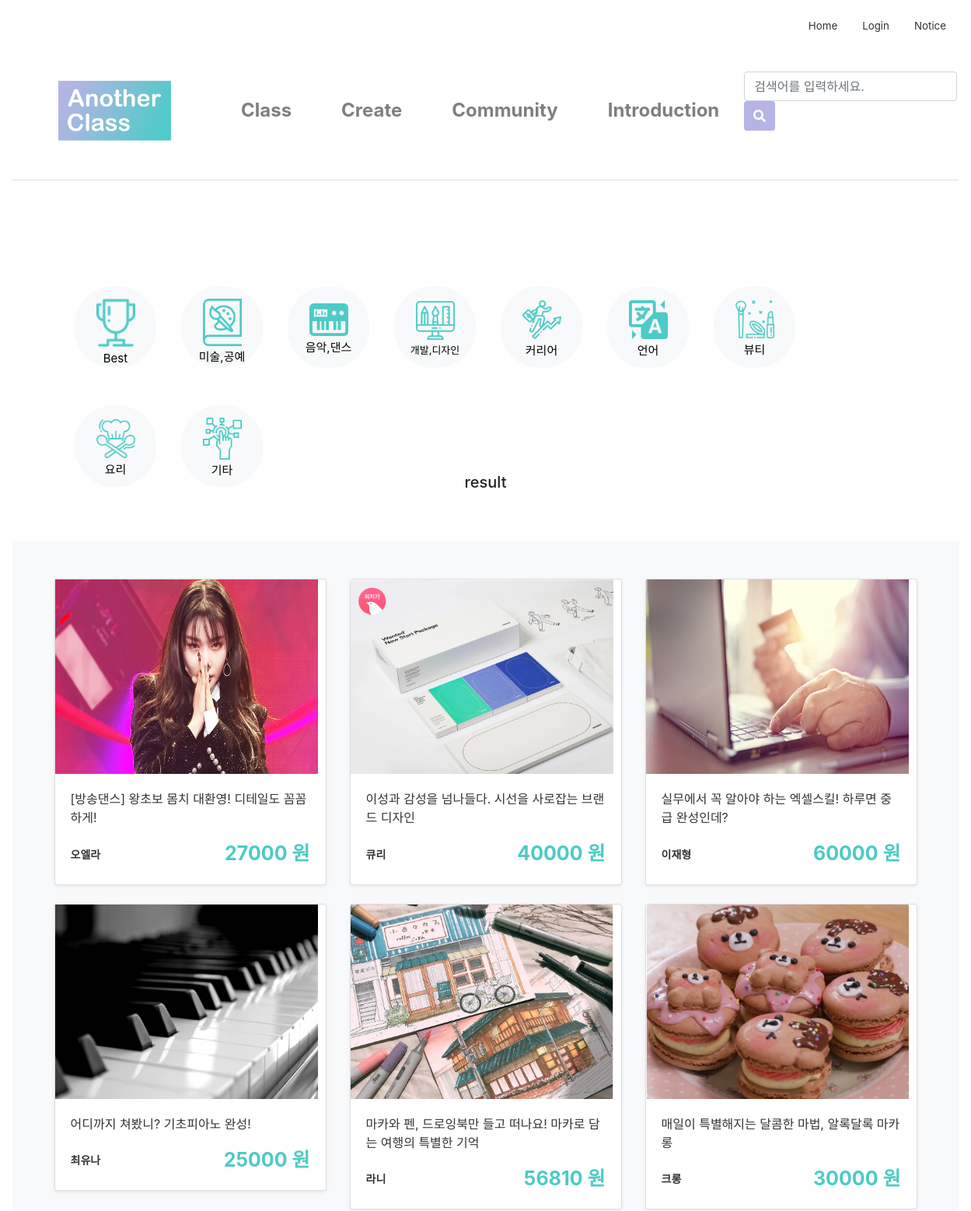
Before: /class/ (upper part) with the older database file.
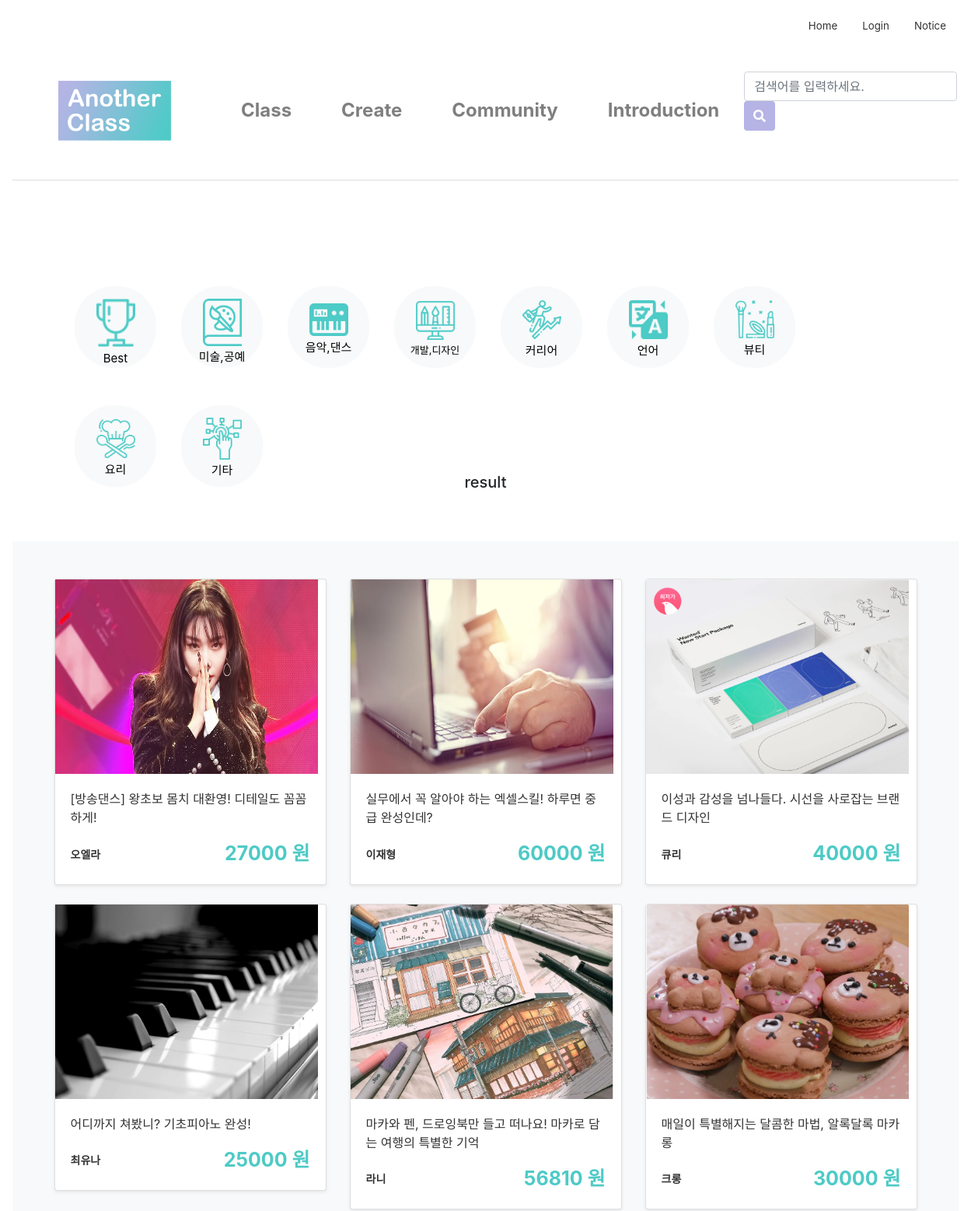
After: the same page with the newer database file.
### firstApp/models.py (models this page shows, shortened)
class Class(models.Model):
    author = models.ForeignKey(settings.AUTH_USER_MODEL, on_delete=models.CASCADE, default=1)
    title = models.CharField(max_length=50)
    tutor = models.CharField(max_length=10)
    tutor_photo = ProcessedImageField(upload_to="tutor", processors=[ResizeToFill(300,300)], default='')
    tutor_insta = models.CharField(null=True, blank=True, max_length=50, default='')
    tutor_blog = models.CharField(null=True, blank=True, max_length=50, default='')
    tutor_youtube = models.CharField(null=True, blank=True, max_length=50, default='')
    category = models.ForeignKey('firstApp.Category', on_delete=models.CASCADE, default=1, related_name='category')
    area = models.ForeignKey('firstApp.Area', on_delete=models.CASCADE, default=1)
    photo = ProcessedImageField(upload_to="class", processors=[ResizeToFill(600,450)], default='')
    body = RichTextUploadingField(default='')
    tutor_body = RichTextUploadingField(default='')
    price = models.PositiveIntegerField(null=True)
    time = models.PositiveIntegerField(null=True)
    level = models.ForeignKey('firstApp.Level', on_delete=models.CASCADE, default=1, related_name='level')
    mode = models.ForeignKey('firstApp.Mode', on_delete=models.CASCADE, default=1, related_name='mode')
    in_min = models.PositiveIntegerField(null=True, blank=True, default='1')
    in_max = models.PositiveIntegerField(null=True, blank=True, default='1')
    like_user = models.ManyToManyField(settings.AUTH_USER_MODEL, related_name='like_class')
    like_count = models.PositiveIntegerField(default=0)

### firstApp/views.py (the view)
# urls.py: path('class/', views.categoryselect, name='class'),
def categoryselect(request):
    cateId = request.GET.get('cateId', '')  # url의 쿼리스트링을 가져온다. 없는 경우 공백을 리턴한다
    if cateId == '':
        classes = Class.objects.all().order_by('-like_count')
    else:
        classes = Class.objects.filter(category=cateId)
    cate_list = Category.objects.all()
    return render(request, 'firstApp/categoryselect.html',
                  {'classes': classes, 'cate_list': cate_list, 'cateId': cateId})

### firstApp/templates/firstApp/categoryselect.html
{% extends 'firstApp/base.html' %}
{% load static %}
{% block upper_content %}
<link rel="stylesheet" href="{% static 'css/selectbox.css' %}">
<link rel="stylesheet" href="{% static 'css/catelist.css' %}">
<div class="catebar">
  <ul class="catelist">
    <li class="cateitem">
      <a class="nounderline" href="/class">
        <button type="button" class="btn btn-light btn-circle btn-xl">
          <div class="cateicon"><img class="icon" src="{% static 'image\icons8-trophy-64.png' %}"></div><div>Best</div>
        </button>
      </a>
    </li>
    <li class="cateitem">
      <a class="nounderline" href="/class?cateId=2">
        <button type="button" class="btn btn-light btn-circle btn-xl">
          <div class="cateicon"><img class="icon" src="{% static 'image\icons8-art-book-100.png' %}"></div><div>미술,공예</div>
        </button>
      </a>
    </li>
     <li class="cateitem">
      <a class="nounderline" href="/class?cateId=3">
        <button type="button" class="btn btn-light btn-circle btn-xl">
          <div class="cateicon"><img class="icon" src="{% static 'image\icons8-electronic-music-52.png' %}"></div><div>음악,댄스</div>
        </button>
      </a>
    </li>
    <li class="cateitem">
      <a class="nounderline" href="/class?cateId=4">
        <button type="button" class="btn btn-light btn-circle btn-xl">
          <div class="cateicon"><img class="icon" src="{% static 'image\design.png' %}"></div><div style="font-size:13px">개발,디자인</div>
        </button>
      </a>
    </li>
    <li class="cateitem">
      <a class="nounderline" href="/class?cateId=5">
        <button type="button" class="btn btn-light btn-circle btn-xl">
         <div class="cateicon"><img class="icon" src="{% static 'image\career.png' %}"></div><div>커리어</div>
        </button>
      </a>
    </li>
    <li class="cateitem">
      <a class="nounderline" href="/class?cateId=6">
        <button type="button" class="btn btn-light btn-circle btn-xl">
         <div class="cateicon"><img class="icon" src="{% static 'image\icons8-translation-52.png' %}"></div><div>언어</div>
        </button>
      </a>
    </li>
    <li class="cateitem">
      <a class="nounderline" href="/class?cateId=7">
        <button type="button" class="btn btn-light btn-circle btn-xl">
        <div class="cateicon"><img class="icon" src="{% static 'image\fashion.png' %}"></div><div>뷰티</div>
        </button>
      </a>
    </li>
     <li class="cateitem">
      <a class="nounderline" href="/class?cateId=8">
        <button type="button" class="btn btn-light btn-circle btn-xl">
         <div class="cateicon"><img class="icon" src="{% static 'image\cooking.png' %}"></div><div>요리</div>
        </button>
      </a>
    </li>
    <li class="cateitem">
      <a class="nounderline" href="/class?cateId=9">
        <button type="button" class="btn btn-light btn-circle btn-xl">
         <div class="cateicon"><img class="icon" src="{% static 'image\channel.png' %}"></div><div>기타</div>
        </button>
      </a>
    </li>
  </ul>
</div>
{% endblock upper_content%}
{% block content %}
    <h5>result</h5>
    <div class="album py-5 bg-light">
        <div class="container">
            <div class="row">
                {% for class in classes %}
          <div class="col-md-4">
            <a class="productdetail"
               href="{% url 'product' class.id %}">
              <div class="card mb-4 shadow-sm">
              <img src="{{class.photo.url}}" width="338px" height="250px">
              <div class="card-body">
                <p class="card-text">{{class.title}}</p>
                <div class="d-flex justify-content-between align-items-center">
                   <small class="tutor_name">{{class.tutor}}</small>
                    <span class="class_price">{{class.price}} 원</span>
                </div>
              </div>
              </div>
            </a>
          </div>
          {% endfor %}
            </div>
        </div>
    </div>
    {% endblock content %}

### firstApp/templates/firstApp/base.html (shortened to what this page needs)
{% load static %}
<link rel="stylesheet" href="https://stackpath.bootstrapcdn.com/bootstrap/4.4.1/css/bootstrap.min.css"
>
<link rel="stylesheet" href="{% static 'css/base.css' %}">
<link rel="stylesheet" href="{% static 'css/navbar_custom.css' %}">
<div class="inner">
  <nav class="nav nav-masthead justify-content-end">
    {% if user.is_active %}
    <a class="nav-link"><strong>{{user.username}}님 안녕하세요</strong></a>
    <a class="nav-link active" href="/">Home</a>
    <a class="nav-link" href="/logout">Logout</a>
    <a class="nav-link" href="#">Notice</a>
    <a class="nav-link" href="/mypage">Mypage</a>
    {% else %}
    <a class="nav-link active" href="/">Home</a>
    <a class="nav-link" href="/login">Login</a>
    <a class="nav-link" href="#">Notice</a>
    {% endif %}
  </nav>
</div>
<nav class="navbar navbar-expand-lg  navbar-light navbar-custom">
  <a class="navbar-brand" href="/main"><img src="{% static 'image\logo_1.png' %}" alt="Logo" style="width:230px;"></a>
  <div class="collapse navbar-collapse" id="navbarCollapse">
    <ul class="navbar-nav mr-auto">
      <li class="nav-item nav-item-custom">
        <a class="nav-link" href="/class_search">Class</a>
      </li>
      <li class="nav-item nav-item-custom">
        <a class="nav-link" href="/intro_createclass">Create</a>
      </li>
      <li class="nav-item nav-item-custom">
        <a class="nav-link" href="/community">Community</a>
      </li>
      <li class="nav-item nav-item-custom">
        <a class="nav-link" href="#">Introduction</a>
      </li>
    </ul>
    <form class="form-inline mt-2 mt-md-0" action="{% url 'searchResult' %}" method="get">
      <input class="form-control mr-sm-2" type="search" placeholder="검색어를 입력하세요." aria-label="Search" name="q">
      <button class="btn btn-primary my-2 my-sm-0" type="submit" style="height:38px">
        <i class="fas fa-search"></i>
      </button>
    </form>
  </div>
</nav>
<main role="main">
  {% block upper_content %}
  {% endblock upper_content%}
  {% block content %}
  {% endblock content%}
</main>

### firstApp/static/css/base.css (style rules this page uses)
.class_price { float:right; color:#4ECAC6; font-weight:bold; font-size:25px; }
.tutor_name { font-weight:bold; font-size:14px; }
.inner { font-size:10pt; }
.btn-primary, .btn-primary:active, .btn-primary:visited { background-color: #B6B3E5 !important; border:none !important; color:white !important; }
.btn-circle.btn-xl { width: 105px; height: 105px; padding: 10px 16px; border-radius: 50px; font-size: 15px; line-height: 1.33; }
.btn-circle { width: 30px; height: 30px; padding: 6px 0px; border-radius: 15px; text-align: center; font-size: 12px; color:black; line-height: 1.42857; }
h5 { text-align: center; margin: 3rem; padding:1rem; }
.nounderline { text-decoration: none !important; }

### firstApp/static/css/navbar_custom.css (style rules this page uses)
a { color:#333; }
.navbar { border-bottom: 0.1px solid rgb(219, 222, 224); margin-bottom:3em; }
.navbar-custom { font-size: x-large; font-weight: bold; background-color: #fff; }
.nav-item-custom { padding-left: 1.5rem; padding-right: 1.5rem; }

### firstApp/static/css/catelist.css (style rules this page uses)
.catelist { display: inline-block; text-align: center; list-style:none; height: 12rem; margin:0; padding:0; }
.cateitem { text-align: center; margin:1rem; margin-top:2rem; float:left; }
.catebar { text-align: center; height: 15rem; margin:2rem; padding:2rem; text-align: center; }
.cateicon { padding:0.3rem; }
.icon { width:50px; }

Changed rows visible on the page:
changed Class "실무에서 꼭 알아야 하는 엑셀스킬! 하루면 중급 완성인데?": moves up the list
